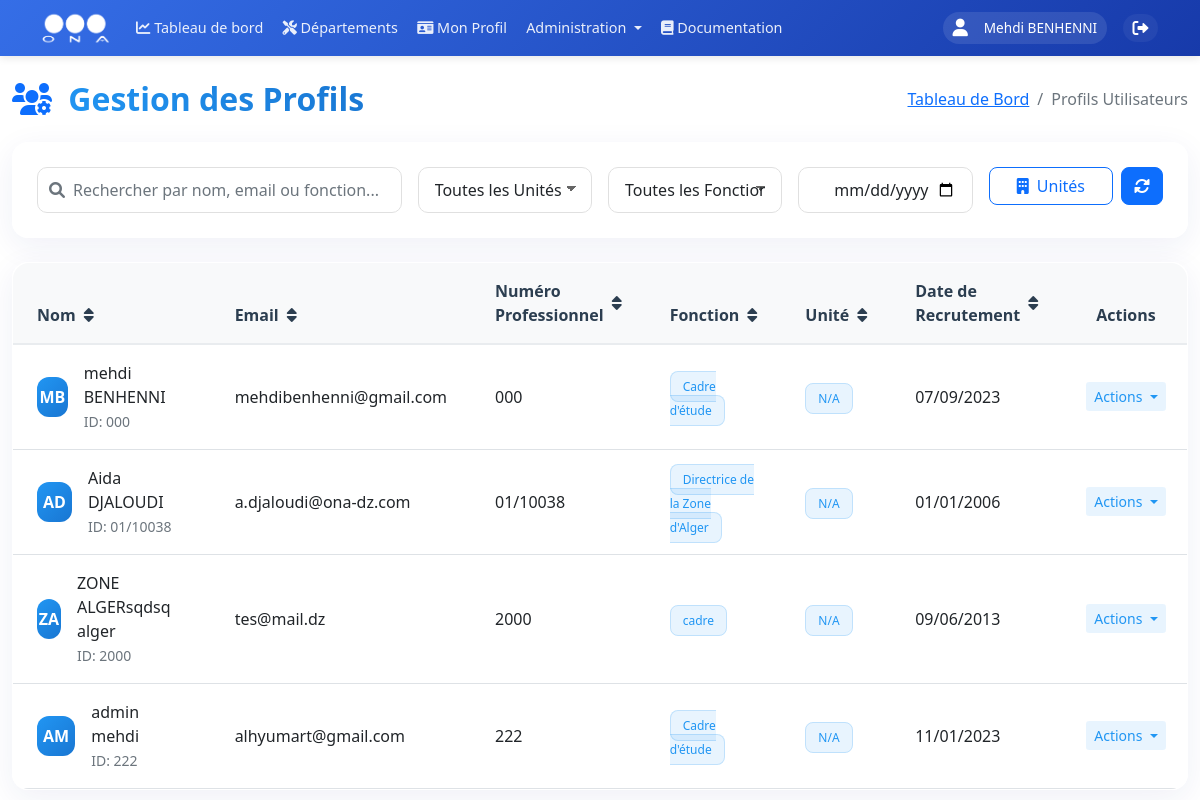
The app's page /admin/profiles (signed in) with its own data.
### models.py (models this page shows, shortened)
class User(UserMixin, db.Model):
    __tablename__ = 'users'
    id = db.Column(db.Integer, primary_key=True)
    username = db.Column(db.String(80), unique=True, nullable=False, index=True)
    nickname = db.Column(db.String(80), index=True)
    email = db.Column(db.String(120), unique=True, nullable=True, index=True)
    password_hash = db.Column(db.String(128))
    role = db.Column(db.String(20), nullable=False, default=UserRole.UTILISATEUR, index=True)
    is_active = db.Column(db.Boolean, default=True, index=True)
    last_login = db.Column(db.DateTime, index=True)
    unit_id = db.Column(db.Integer, db.ForeignKey('units.id', ondelete='SET NULL'), nullable=True, index=True)
    zone_id = db.Column(db.Integer, db.ForeignKey('zones.id', ondelete='SET NULL'), nullable=True, index=True)
    created_at = db.Column(db.DateTime, default=datetime.utcnow, index=True)
    updated_at = db.Column(db.DateTime, default=datetime.utcnow, onupdate=datetime.utcnow, index=True)
    profile = db.relationship('UserProfile', backref='user', uselist=False, lazy=True, cascade='all, delete-orphan')
    incidents = db.relationship('Incident', backref='author', lazy=True)

class UserProfile(db.Model):
    __tablename__ = 'user_profiles'
    id = db.Column(db.Integer, primary_key=True)
    first_name = db.Column(db.String(100), nullable=False, index=True)
    last_name = db.Column(db.String(100), nullable=False, index=True)
    date_of_birth = db.Column(db.Date, nullable=False)
    email = db.Column(db.String(120), unique=True, nullable=False, index=True)
    professional_number = db.Column(db.String(50), unique=True, nullable=False, index=True)
    job_function = db.Column(db.String(100), nullable=False, index=True)
    recruitment_date = db.Column(db.DateTime, nullable=False, index=True)
    phone = db.Column(db.String(20))
    address = db.Column(db.String(200))
    user_id = db.Column(db.Integer, db.ForeignKey('users.id'), nullable=False, index=True)
    created_at = db.Column(db.DateTime, default=datetime.utcnow, index=True)
    updated_at = db.Column(db.DateTime, default=datetime.utcnow, onupdate=datetime.utcnow, index=True)

### routes/profiles.py (the view, shortened to what this page needs)
@profiles.route('/admin/profiles', methods=['GET'], endpoint='admin_profiles')
@login_required
def admin_profiles():
    if current_user.role != 'Admin':
        flash('Vous n\'avez pas la permission d\'accéder à cette page.', 'error')
        return redirect(url_for(PROFILE_VIEW))
    search_query = request.args.get('search', '')
    sort_by = request.args.get('sort_by', 'last_name')
    order = request.args.get('order', 'asc')
    query = UserProfile.query
    if hasattr(UserProfile, sort_by):
        sort_column = getattr(UserProfile, sort_by)
        if order == 'desc':
            sort_column = sort_column.desc()
        query = query.order_by(sort_column)
    profiles = query.all()
    return render_template('profiles/admin_profiles.html', profiles=profiles)

### templates/profiles/admin_profiles.html (shortened to what this page needs)
{% extends "base/base.html" %}
{% block content %}
<div class="container-fluid mt-4">
    <div class="row mb-4">
        <div class="col-12">
            <div class="d-flex justify-content-between align-items-center">
                <h2 class="mb-0">
                    <i class="fas fa-users-gear me-2 text-primary"></i>
                    <span class="gradient-text">Gestion des Profils</span>
                </h2>
                <nav aria-label="breadcrumb">
                    <ol class="breadcrumb mb-0">
                        <li class="breadcrumb-item"><a href="{{ url_for('main_dashboard.dashboard') }}">Tableau de Bord</a></li>
                        <li class="breadcrumb-item active">Profils Utilisateurs</li>
                    </ol>
                </nav>
            </div>
        </div>
    </div>
    <div class="row mb-4">
        <div class="col-12">
            <div class="glass-card">
                <div class="card-body p-4">
                    <div class="row g-3">
                        <div class="col-md-4">
                            <div class="search-wrapper">
                                <i class="fas fa-search search-icon"></i>
                                <input type="text" id="searchInput" class="form-control modern-input"
                                       placeholder="Rechercher par nom, email ou fonction...">
                            </div>
                        </div>
                        <div class="col-md-2">
                            <select class="form-select modern-select" id="unitFilter">
                                <option value="">Toutes les Unités</option>
                            </select>
                        </div>
                        <div class="col-md-2">
                            <select class="form-select modern-select" id="jobFilter">
                                <option value="">Toutes les Fonctions</option>
                            </select>
                        </div>
                        <div class="col-md-2">
                            <input type="date" class="form-control modern-input" id="dateFilter" placeholder="Date de Recrutement">
                        </div>
                        <div class="col-md-2">
                            <div class="d-flex gap-2">
                                <a href="{{ url_for('units.manage_units') }}" class="btn btn-outline-primary modern-btn flex-grow-1">
                                    <i class="fas fa-building me-1"></i> Unités
                                </a>
                                <button class="btn btn-primary modern-btn" onclick="refreshTable()" id="refreshBtn">
                                    <i class="fas fa-sync-alt"></i>
                                </button>
                            </div>
                        </div>
                    </div>
                </div>
            </div>
        </div>
    </div>
    <div class="row">
        <div class="col-12">
            <div class="glass-card">
                <div class="card-body p-0">
                    <div class="table-responsive modern-table">
                        <table class="table table-hover align-middle mb-0" id="profilesTable">
                            <thead>
                                <tr>
                                    <th class="px-4 py-3" onclick="sortTable(0)">
                                        <div class="d-flex align-items-center">
                                            Nom <i class="fas fa-sort ms-2"></i>
                                        </div>
                                    </th>
                                    <th class="px-4 py-3" onclick="sortTable(1)">
                                        <div class="d-flex align-items-center">
                                            Email <i class="fas fa-sort ms-2"></i>
                                        </div>
                                    </th>
                                    <th class="px-4 py-3" onclick="sortTable(2)">
                                        <div class="d-flex align-items-center">
                                            Numéro Professionnel <i class="fas fa-sort ms-2"></i>
                                        </div>
                                    </th>
                                    <th class="px-4 py-3" onclick="sortTable(3)">
                                        <div class="d-flex align-items-center">
                                            Fonction <i class="fas fa-sort ms-2"></i>
                                        </div>
                                    </th>
                                    <th class="px-4 py-3" onclick="sortTable(4)">
                                        <div class="d-flex align-items-center">
                                            Unité <i class="fas fa-sort ms-2"></i>
                                        </div>
                                    </th>
                                    <th class="px-4 py-3" onclick="sortTable(5)">
                                        <div class="d-flex align-items-center">
                                            Date de Recrutement <i class="fas fa-sort ms-2"></i>
                                        </div>
                                    </th>
                                    <th class="px-4 py-3 text-center">Actions</th>
                                </tr>
                            </thead>
                            <tbody>
                                {% for profile in profiles %}
                                <tr class="border-bottom">
                                    <td class="px-4 py-3">
                                        <div class="d-flex align-items-center">
                                            <div class="modern-avatar">
                                                {{ profile.first_name[0] }}{{ profile.last_name[0] }}
                                            </div>
                                            <div class="ms-3">
                                                <div class="fw-semibold">{{ profile.first_name }} {{ profile.last_name }}</div>
                                                <small class="text-muted">ID: {{ profile.professional_number }}</small>
                                            </div>
                                        </div>
                                    </td>
                                    <td class="px-4 py-3">{{ profile.email }}</td>
                                    <td class="px-4 py-3">{{ profile.professional_number }}</td>
                                    <td class="px-4 py-3">
                                        <span class="modern-badge">
                                            {{ profile.job_function }}
                                        </span>
                                    </td>
                                    <td class="px-4 py-3">
                                        <span class="modern-badge-primary">
                                            {{ profile.user.unit.name if profile.user.unit else 'N/A' }}
                                        </span>
                                    </td>
                                    <td class="px-4 py-3">{{ profile.recruitment_date.strftime('%d/%m/%Y') }}</td>
                                    <td class="px-4 py-3 text-center">
                                        <div class="dropdown">
                                            <button class="btn btn-sm btn-light-primary dropdown-toggle" type="button" data-bs-toggle="dropdown">
                                                Actions
                                            </button>
                                        </div>
                                    </td>
                                </tr>
                                {% endfor %}
                            </tbody>
                        </table>
                    </div>
                </div>
            </div>
        </div>
    </div>
</div>
<div class="toast-container position-fixed bottom-0 end-0 p-3">
</div>
{% endblock %}

### templates/base/base.html (shortened to what this page needs)
<!DOCTYPE html>
<html lang="fr" dir="ltr">
<head>
    <link href="https://cdn.jsdelivr.net/npm/bootstrap@5.1.3/dist/css/bootstrap.min.css" rel="stylesheet">
    <link href="https://cdnjs.cloudflare.com/ajax/libs/font-awesome/6.0.0/css/all.min.css" rel="stylesheet">
    <link rel="stylesheet" href="https://unpkg.com/leaflet@1.9.4/dist/leaflet.css" />
</head>
<body>
    <nav class="navbar navbar-expand-lg sticky-top">
        <div class="container">
            <a class="navbar-brand" href="{{ url_for('main_dashboard.dashboard') }}">
                <img src="{{ url_for('static', filename='images/ona_logo.png') }}" alt="ONA">
            </a>
            <div class="collapse navbar-collapse" id="navbarNav">
                <ul class="navbar-nav me-auto mb-2 mb-lg-0">
                    <li class="nav-item">
                        <a class="nav-link" href="{{ url_for('main_dashboard.dashboard') }}">
                            <i class="fas fa-chart-line"></i>
                            <span>Tableau de bord</span>
                        </a>
                    </li>
                    <li class="nav-item">
                        <a class="nav-link" href="{{ url_for('departements') }}">
                            <i class="fas fa-tools"></i>
                            <span>Départements</span>
                        </a>
                    </li>
                    {% if current_user.is_authenticated %}
                    <li class="nav-item">
                        <a class="nav-link" href="{{ url_for('profiles.view_profile') }}">
                            <i class="fas fa-id-card"></i>
                            <span>Mon Profil</span>
                        </a>
                    </li>
                    {% if current_user.role == 'Admin' %}
                    <li class="nav-item dropdown">
                        <a class="nav-link dropdown-toggle" href="#" id="adminDropdown" role="button" data-bs-toggle="dropdown">
                            Administration
                        </a>
                    </li>
                    {% endif %}
                    {% endif %}
                    <li class="nav-item">
                        <a class="nav-link {% if active_page == 'documentation' %}active{% endif %}" href="{{ url_for('documentation.view_documentation') }}">
                            <i class="fas fa-book"></i> Documentation
                        </a>
                    </li>
                </ul>
                <div class="user-section">
                    <div class="d-flex align-items-center">
                        {% if current_user.is_authenticated %}
                            <div class="user-info">
                                <i class="fas fa-user me-2"></i>
                                <span>
                                    {% if current_user.nickname %}
                                        {{ current_user.nickname }}
                                    {% else %}
                                        {{ current_user.username }}
                                    {% endif %}
                                </span>
                            </div>
                            <a href="{{ url_for('auth.logout') }}" class="logout-btn text-white text-decoration-none ms-2" title="Déconnexion">
                                <i class="fas fa-sign-out-alt"></i>
                            </a>
                        {% else %}
                            <a href="{{ url_for('auth.login') }}" class="btn btn-light">Connexion</a>
                        {% endif %}
                    </div>
                </div>
            </div>
        </div>
    </nav>
    {% block content %}{% endblock %}
</body>
</html>

### records on screen
User: nickname "Mehdi BENHENNI"
UserProfile: first_name "M", last_name "B", first_name "mehdi", last_name "BENHENNI", professional_number "000", email "mehdibenhenni@gmail.com", job_function "Cadre d'étude", user.unit "N/A", recruitment_date "07/09/2023"
UserProfile: first_name "A", last_name "D", first_name "Aida", last_name "DJALOUDI", professional_number "01/10038", email "a.djaloudi@ona-dz.com", job_function "Directrice de la Zone d'Alger", user.unit "N/A", recruitment_date "01/01/2006"
UserProfile: first_name "Z", last_name "A", first_name "ZONE ALGERsqdsq", last_name "alger", professional_number "2000", email "tes@mail.dz", job_function "cadre", user.unit "N/A", recruitment_date "09/06/2013"
UserProfile: first_name "A", last_name "M", first_name "admin", last_name "mehdi", professional_number "222", email "alhyumart@gmail.com", job_function "Cadre d'étude", user.unit "N/A", recruitment_date "11/01/2023"
